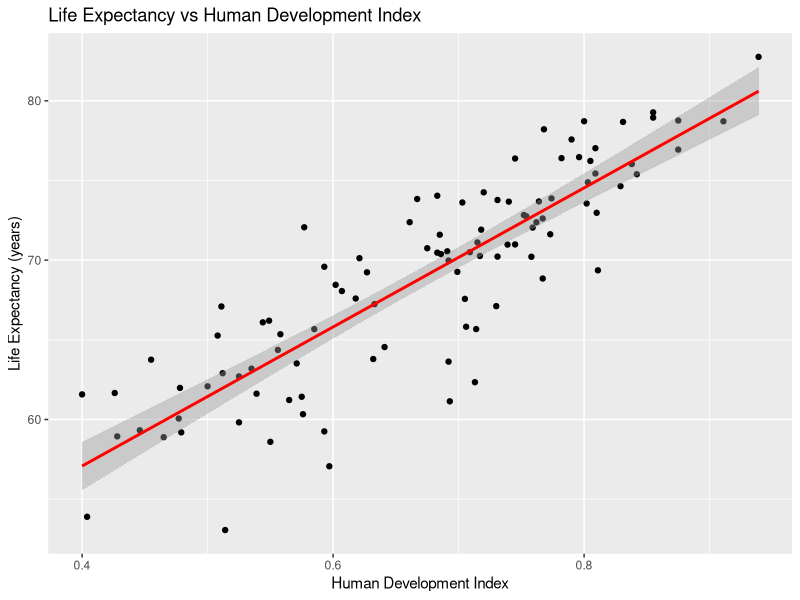
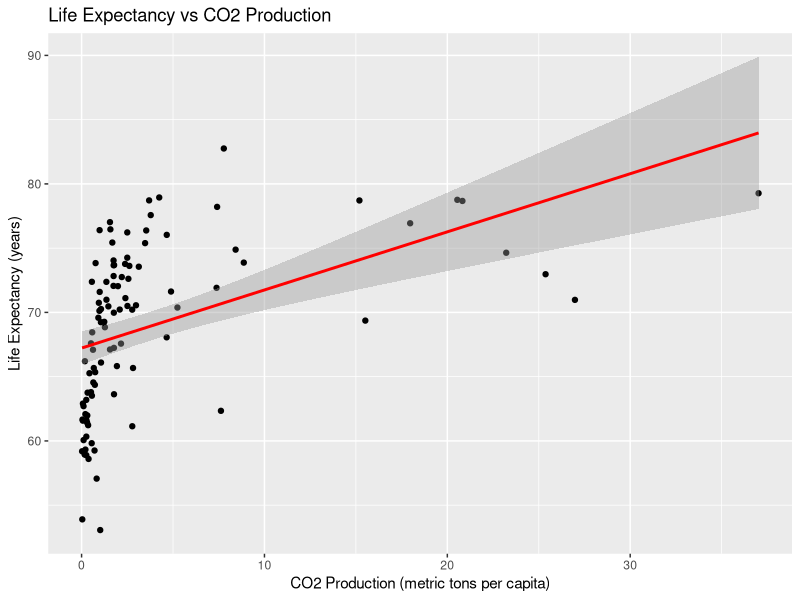
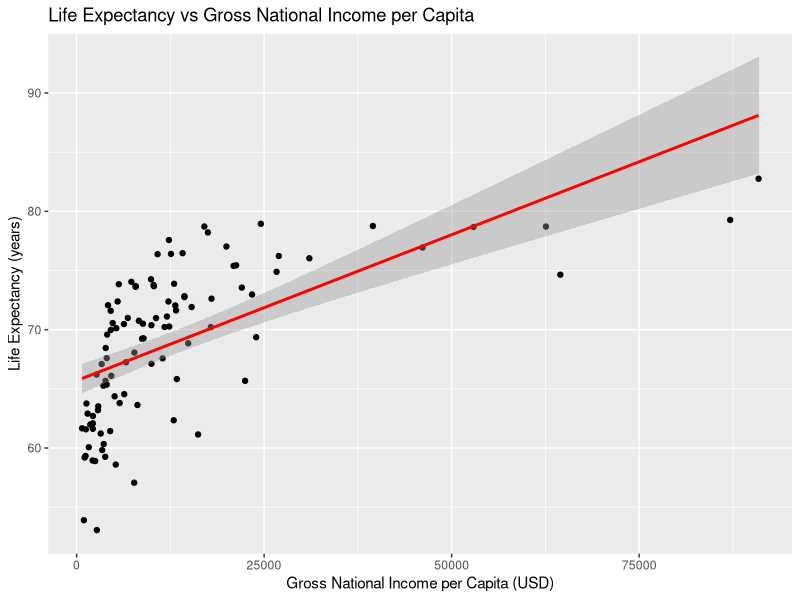

Source code (R) for these figures, in order:
## ---- chunk 1
# Load necessary libraries
library(ggplot2)
library(dplyr)
library(readr)

# The following data was pulled from Kaggle
# Import the datasets
co2 <- read_csv("data/co2_production.csv")
gni <- read_csv("data/gross_national_income_per_capital.csv")
hdi <- read_csv("data/human_development_index.csv")
life_expectancy <- read_csv("data/life_expectancy_by_birth.csv")

# Explore the datasets
# str(co2)
# str(gni)
# str(hdi)
# str(life_expectancy)

# Merge the datasets on the common identifier (assuming "Country" is the common columns)
merged_data <- life_expectancy %>%
  inner_join(co2, by = c("Country")) %>%
  inner_join(gni, by = c("Country")) %>%
  inner_join(hdi, by = c("Country"))

# Handle missing values (e.g., by removing rows with NA values)
clean_data <- na.omit(merged_data)

# Plot relationships

# Life Expectancy vs Human Development Index
ggplot(clean_data, aes(x = hdi_2021, y = le_2021)) +
  geom_point() +
  geom_smooth(method = "lm", col = "red") +
  labs(title = "Life Expectancy vs Human Development Index", x = "Human Development Index", y = "Life Expectancy (years)")

# Life Expectancy vs CO2 Production
ggplot(clean_data, aes(x = co2_prod_2021, y = le_2021)) +
  geom_point() +
  geom_smooth(method = "lm", col = "red") +
  labs(title = "Life Expectancy vs CO2 Production", x = "CO2 Production (metric tons per capita)", y = "Life Expectancy (years)")

# Life Expectancy vs Gross National Income per Capita
ggplot(clean_data, aes(x = gnipc_2021, y = le_2021)) +
  geom_point() +
  geom_smooth(method = "lm", col = "red") +
  labs(title = "Life Expectancy vs Gross National Income per Capita", x = "Gross National Income per Capita (USD)", y = "Life Expectancy (years)")

# Display the plots
# dev.off()
